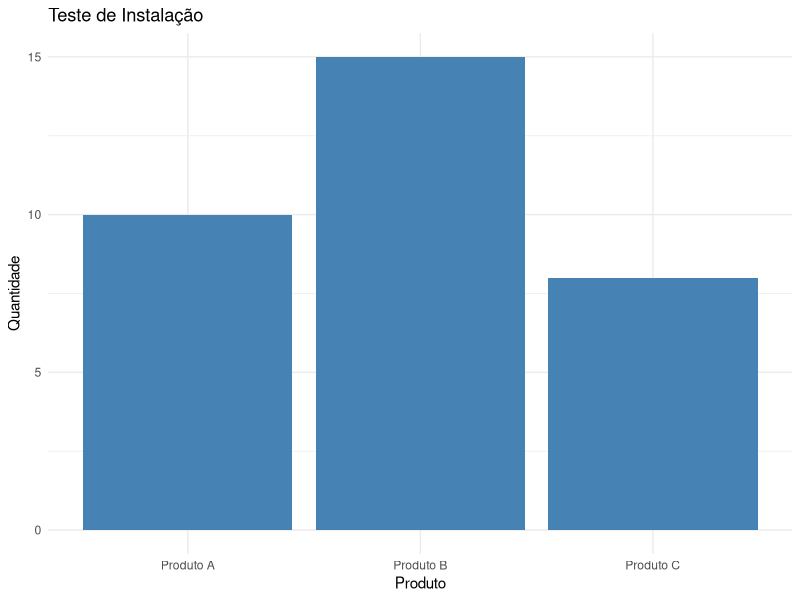

Here is the R script that generated this plot:
# Script para instalar dependências necessárias do R
# Execute este script antes de usar o sistema

# Função para verificar e instalar pacotes
install_if_missing <- function(package_name) {
  if (!require(package_name, character.only = TRUE)) {
    cat(paste("Instalando pacote:", package_name, "\n"))
    install.packages(package_name, dependencies = TRUE)
    library(package_name, character.only = TRUE)
  } else {
    cat(paste("Pacote", package_name, "já está instalado.\n"))
  }
}

# Lista de pacotes necessários
packages <- c("ggplot2", "dplyr", "scales")

cat("=== Instalação de Dependências do R para SellOut EasyTrack ===\n\n")

# Instalar cada pacote
for (package in packages) {
  install_if_missing(package)
}

cat("\n=== Instalação Concluída! ===\n")
cat("Todos os pacotes necessários foram instalados com sucesso.\n")
cat("O sistema Java agora pode gerar gráficos usando R.\n\n")

# Teste básico
cat("Realizando teste básico...\n")
test_data <- data.frame(
  produto = c("Produto A", "Produto B", "Produto C"),
  quantidade = c(10, 15, 8)
)

test_plot <- ggplot(test_data, aes(x = produto, y = quantidade)) +
  geom_bar(stat = "identity", fill = "steelblue") +
  labs(title = "Teste de Instalação", x = "Produto", y = "Quantidade") +
  theme_minimal()

ggsave("teste_instalacao.png", plot = test_plot, width = 8, height = 6, dpi = 300)

if (file.exists("teste_instalacao.png")) {
  cat("✅ Teste bem-sucedido! Arquivo 'teste_instalacao.png' foi criado.\n")
  file.remove("teste_instalacao.png")
  cat("Arquivo de teste removido.\n")
} else {
  cat("❌ Erro no teste. Verifique a instalação.\n")
}

cat("\n=== Pronto para uso! ===\n")